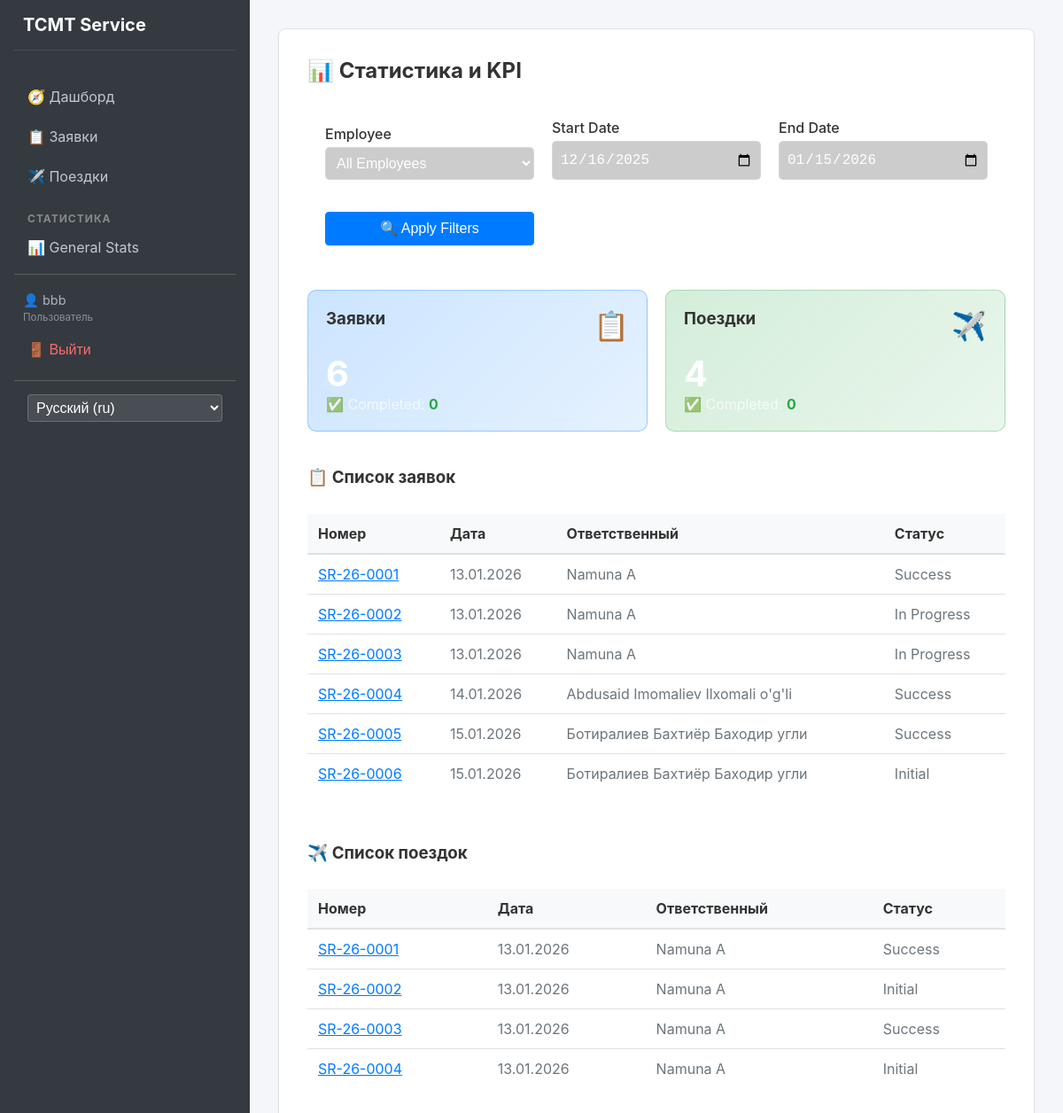
Screenshot of /stats/ (signed in) with the database file from the repository.
### apps/users/models.py (models this page shows, shortened)
class User(AbstractUser):
    class Role(models.TextChoices):
        ADMIN = 'admin', 'Администратор'
        MANAGER = 'manager', 'Менеджер'
        USER = 'user', 'Пользователь'
    full_name = models.CharField(max_length=255)
    passport = models.CharField(max_length=20)
    role = models.CharField(
        max_length=20,
        choices=Role.choices,
        default=Role.USER
    )

### apps/requests/models.py (models this page shows, shortened)
class Request(models.Model):
    created_at = models.DateField(default=datetime.date.today)
    responsible = models.ForeignKey(
        settings.AUTH_USER_MODEL,
        on_delete=models.SET_NULL,
        null=True,
        related_name='requests'
    )
    region = models.ForeignKey(Region, on_delete=models.PROTECT)
    institution = models.ForeignKey(Institution, on_delete=models.PROTECT)
    description = models.TextField()
    contact_phone = models.CharField(max_length=20)
    request_number = models.CharField(
        max_length=20,
        unique=True,
        editable=False
    )
    equipment_type = models.ForeignKey(EquipmentType, on_delete=models.PROTECT)
    status = models.ForeignKey(Status, on_delete=models.PROTECT)

### apps/core/models.py (models this page shows, shortened)
class Status(models.Model):
    name = models.CharField(max_length=100)

### apps/trips/models.py (models this page shows, shortened)
class Trip(models.Model):
    created_at = models.DateField(default=datetime.date.today)
    responsible = models.ForeignKey(
        settings.AUTH_USER_MODEL,
        on_delete=models.SET_NULL,
        null=True,
        related_name='trips'
    )
    region = models.ForeignKey(Region, on_delete=models.PROTECT)
    institution = models.ForeignKey(Institution, on_delete=models.PROTECT)
    description = models.TextField()
    contact_phone = models.CharField(max_length=20)
    request_number = models.CharField(max_length=20)
    equipment_type = models.ForeignKey(EquipmentType, on_delete=models.PROTECT)
    status = models.ForeignKey(Status, on_delete=models.PROTECT)
    escort_name = models.CharField(max_length=255)
    escort_phone = models.CharField(max_length=20)
    order_number = models.CharField(
        max_length=50,
        blank=True,
        null=True
    )
    result_info = models.TextField(blank=True, null=True)

### apps/dashboard/views.py (the view)
# urls.py: path('stats/', views.statistics, name='stats'),
@login_required
def statistics(request):
    start_date = request.GET.get('start_date')
    end_date = request.GET.get('end_date')
    user_id = request.GET.get('user_id')
    if not start_date:
        start_date = (datetime.now() - timedelta(days=30)).strftime('%Y-%m-%d')
    if not end_date:
        end_date = datetime.now().strftime('%Y-%m-%d')
    users = User.objects.all()
    req_qs = Request.objects.filter(created_at__range=[start_date, end_date])
    trip_qs = Trip.objects.filter(created_at__range=[start_date, end_date])
    if user_id:
        req_qs = req_qs.filter(responsible_id=user_id)
        trip_qs = trip_qs.filter(responsible_id=user_id)
    done_statuses = ['Выполнено', 'Закрыто', 'Completed', 'Closed']
    req_total = req_qs.count()
    req_done = req_qs.filter(status__name__in=done_statuses).count()
    trip_total = trip_qs.count()
    trip_done = trip_qs.filter(status__name__in=done_statuses).count()
    context = {
        'users': users,
        'start_date': start_date,
        'end_date': end_date,
        'selected_user': int(user_id) if user_id else None,
        'req_total': req_total,
        'req_done': req_done,
        'trip_total': trip_total,
        'trip_done': trip_done,
        'requests': req_qs,
        'trips': trip_qs,
    }
    return render(request, 'dashboard/statistics.html', context)

### templates/dashboard/statistics.html (shortened to what this page needs)
{% extends 'base.html' %}
{% load i18n %}
{% block content %}
<div class="glass-container">
    <h2 style="color: white; margin-bottom: 20px;">📊 {% trans "Statistics & KPI" %}</h2>
    <form method="get"
        style="background: rgba(255,255,255,0.05); padding: 20px; border-radius: 10px; margin-bottom: 30px; display: grid; grid-template-columns: repeat(auto-fit, minmax(200px, 1fr)); gap: 20px; align-items: end;">
        <div>
            <label style="display: block; color: rgba(255,255,255,0.7); margin-bottom: 5px;">{% trans "Employee" %}</label>
            <select name="user_id"
                style="width: 100%; padding: 8px; border-radius: 5px; border: 1px solid rgba(255,255,255,0.2); background: rgba(0,0,0,0.2); color: white;">
                <option value="">{% trans "All Employees" %}</option>
            </select>
        </div>
        <div>
            <label style="display: block; color: rgba(255,255,255,0.7); margin-bottom: 5px;">{% trans "Start Date" %}</label>
            <input type="date" name="start_date" value="{{ start_date }}"
                style="width: 100%; padding: 8px; border-radius: 5px; border: 1px solid rgba(255,255,255,0.2); background: rgba(0,0,0,0.2); color: white;">
        </div>
        <div>
            <label style="display: block; color: rgba(255,255,255,0.7); margin-bottom: 5px;">{% trans "End Date" %}</label>
            <input type="date" name="end_date" value="{{ end_date }}"
                style="width: 100%; padding: 8px; border-radius: 5px; border: 1px solid rgba(255,255,255,0.2); background: rgba(0,0,0,0.2); color: white;">
        </div>
        <div>
            <button type="submit" class="btn-primary" style="width: 100%;">
                🔍 {% trans "Apply Filters" %}
            </button>
        </div>
    </form>
    <div style="display: grid; grid-template-columns: repeat(auto-fit, minmax(250px, 1fr)); gap: 20px;">
        <div
            style="background: linear-gradient(135deg, rgba(0,123,255,0.2), rgba(0,123,255,0.1)); padding: 20px; border-radius: 10px; border: 1px solid rgba(0,123,255,0.3);">
            <div style="display: flex; justify-content: space-between; align-items: start; margin-bottom: 10px;">
                <h3 style="color: white; margin: 0;">{% trans "Requests" %}</h3>
                <span style="font-size: 2rem;">📋</span>
            </div>
            <div style="font-size: 2.5rem; font-weight: bold; color: white;">{{ req_total }}</div>
            <div style="color: rgba(255,255,255,0.7);">
                ✅ {% trans "Completed" %}: <strong style="color: #28a745;">{{ req_done }}</strong>
            </div>
        </div>
        <div
            style="background: linear-gradient(135deg, rgba(40,167,69,0.2), rgba(40,167,69,0.1)); padding: 20px; border-radius: 10px; border: 1px solid rgba(40,167,69,0.3);">
            <div style="display: flex; justify-content: space-between; align-items: start; margin-bottom: 10px;">
                <h3 style="color: white; margin: 0;">{% trans "Trips" %}</h3>
                <span style="font-size: 2rem;">✈️</span>
            </div>
            <div style="font-size: 2.5rem; font-weight: bold; color: white;">{{ trip_total }}</div>
            <div style="color: rgba(255,255,255,0.7);">
                ✅ {% trans "Completed" %}: <strong style="color: #28a745;">{{ trip_done }}</strong>
            </div>
        </div>
    </div>
    <div style="margin-top: 40px; display: grid; grid-template-columns: 1fr; gap: 40px;">
        <div>
            <h3 style="color: white; border-bottom: 1px solid rgba(255,255,255,0.2); padding-bottom: 10px;">📋 {% trans "Requests List" %}</h3>
            <table>
                <thead>
                    <tr>
                        <th>{% trans "Number" %}</th>
                        <th>{% trans "Date" %}</th>
                        <th>{% trans "Responsible" %}</th>
                        <th>{% trans "Status" %}</th>
                    </tr>
                </thead>
                <tbody>
                    {% for req in requests %}
                    <tr>
                        <td>
                            <a href="{% url 'requests:detail' req.pk %}" style="color: white;">
                                {{ req.request_number }}
                            </a>
                        </td>
                        <td>{{ req.created_at|date:"d.m.Y" }}</td>
                        <td>{{ req.responsible.full_name }}</td>
                        <td>{{ req.status.name }}</td>
                    </tr>
                    {% empty %}
                    <tr>
                        <td colspan="4" style="text-align: center; color: rgba(255,255,255,0.5);">{% trans "No requests
                            found" %}</td>
                    </tr>
                    {% endfor %}
                </tbody>
            </table>
        </div>
        <div>
            <h3 style="color: white; border-bottom: 1px solid rgba(255,255,255,0.2); padding-bottom: 10px;">✈️ {% trans "Trips List" %}</h3>
            <table>
                <thead>
                    <tr>
                        <th>{% trans "Number" %}</th>
                        <th>{% trans "Date" %}</th>
                        <th>{% trans "Responsible" %}</th>
                        <th>{% trans "Status" %}</th>
                    </tr>
                </thead>
                <tbody>
                    {% for trip in trips %}
                    <tr>
                        <td>
                            <a href="{% url 'trips:detail' trip.pk %}" style="color: white;">
                                {{ trip.request_number }}
                            </a>
                        </td>
                        <td>{{ trip.created_at|date:"d.m.Y" }}</td>
                        <td>{{ trip.responsible.full_name }}</td>
                        <td>{{ trip.status.name }}</td>
                    </tr>
                    {% empty %}
                    <tr>
                        <td colspan="4" style="text-align: center; color: rgba(255,255,255,0.5);">{% trans "No trips found" %}</td>
                    </tr>
                    {% endfor %}
                </tbody>
            </table>
        </div>
    </div>
</div>
{% endblock %}

### templates/base.html (shortened to what this page needs)
<!DOCTYPE html>
<html lang="ru">
<head>
    {% load static %}
    {% load i18n %}
    <link rel="stylesheet" href="{% static 'css/style.css' %}">
</head>
<body>
    <div class="app-container">
        {% if user.is_authenticated %}
        <aside class="sidebar">
            <h2 style="color: white !important; border-bottom: 1px solid rgba(255,255,255,0.1);">TCMT Service</h2>
            <nav>
                <a href="{% url 'index' %}">🧭 {% trans "Dashboard" %}</a>
                <a href="{% url 'requests:list' %}">📋 {% trans "Requests" %}</a>
                <a href="{% url 'trips:list' %}">✈️ {% trans "Trips" %}</a>
                <div class="menu-divider">{% trans "Statistics" %}</div>
                <a href="{% url 'stats' %}">📊 {% trans "General Stats" %}</a>
                <hr style="border-color: rgba(255,255,255,0.2); margin: 10px 0;">
                <div style="padding: 10px; font-size: 0.9em; color: #adb5bd;">
                    👤 {{ user.username }} <br>
                    <span style="font-size: 0.8em; opacity: 0.7;">{{ user.get_role_display }}</span>
                </div>
                <form action="{% url 'users:logout' %}" method="post" style="padding: 0; margin: 0;">
                    <button type="submit"
                        style="background: none; border: none; color: #ff6b6b; cursor: pointer; padding: 10px 15px; width: 100%; text-align: left; font-size: 1rem;">🚪
                        {% trans "Logout" %}</button>
                </form>
                <hr style="border-color: rgba(255,255,255,0.2); margin: 15px 0;">
                <form action="{% url 'set_language' %}" method="post" style="padding: 0 15px;">
                    <select name="language" onchange="this.form.submit()"
                        style="width: 100%; padding: 5px; background: rgba(255,255,255,0.1); color: white; border: 1px solid rgba(255,255,255,0.2); border-radius: 4px;">
                        {% get_current_language as LANGUAGE_CODE %}
                        {% get_available_languages as LANGUAGES %}
                        {% get_language_info_list for LANGUAGES as languages %}
                        {% for language in languages %}
                        <option value="{{ language.code }}" {% if language.code == LANGUAGE_CODE %} selected{% endif %}>
                            {{ language.name_local }} ({{ language.code }})
                        </option>
                        {% endfor %}
                    </select>
                </form>
            </nav>
        </aside>
        {% endif %}
        <main class="main-content">
            {% block content %}
            {% endblock %}
        </main>
    </div>
</body>
</html>

### static/css/style.css (style rules this page uses)
:root { --bg-body: #f4f6f9; --bg-card: #ffffff; --bg-sidebar: #343a40; --text-primary: #333333; --text-secondary: #6c757d; --text-white: #ffffff; --border-color: #dee2e6; --primary-color: #007bff; --primary-hover: #0056b3; --shadow-sm: 0 1px 2px rgba(0, 0, 0, 0.05); --shadow-md: 0 4px 6px rgba(0, 0, 0, 0.1); }
body { margin: 0; font-family: -apple-system, BlinkMacSystemFont, "Segoe UI", Roboto, "Helvetica Neue", Arial, sans-serif; background-color: var(--bg-body); color: var(--text-primary); min-height: 100vh; }
.app-container { display: flex; min-height: 100vh; }
.sidebar { width: 250px; background-color: var(--bg-sidebar); color: var(--text-white); display: flex; flex-direction: column; padding: 1rem; }
.sidebar h2 { font-size: 1.25rem; margin-bottom: 2rem; padding-left: 10px; border-bottom: 1px solid rgba(255, 255, 255, 0.1); padding-bottom: 1rem; }
.sidebar nav a { display: block; color: #c2c7d0; text-decoration: none; padding: 10px 15px; margin-bottom: 5px; border-radius: 4px; transition: all 0.2s; }
.menu-divider { padding: 15px 15px 5px; font-size: 0.75rem; text-transform: uppercase; letter-spacing: 1px; color: rgba(255, 255, 255, 0.4); font-weight: bold; }
.main-content { flex: 1; padding: 2rem; overflow-y: auto; }
.glass-container { background: var(--bg-card); border-radius: 8px; box-shadow: var(--shadow-sm); border: 1px solid var(--border-color); padding: 2rem; backdrop-filter: none; -webkit-backdrop-filter: none; }
label { display: block; margin-bottom: 0.5rem; font-weight: 500; color: var(--text-primary) !important; }
input, select, textarea { width: 100%; padding: 0.375rem 0.75rem; font-size: 1rem; line-height: 1.5; color: #495057; background-color: #fff; background-clip: padding-box; border: 1px solid #ced4da; border-radius: 0.25rem; transition: border-color .15s ease-in-out, box-shadow .15s ease-in-out; box-sizing: border-box; margin-bottom: 1rem; }
button.btn-primary, .btn-primary { display: inline-block; font-weight: 400; text-align: center; vertical-align: middle; cursor: pointer; background-color: var(--primary-color); border: 1px solid var(--primary-color); padding: 0.375rem 0.75rem; font-size: 1rem; line-height: 1.5; border-radius: 0.25rem; color: #fff !important; transition: color .15s ease-in-out, background-color .15s ease-in-out; text-decoration: none; }
table { width: 100%; border-collapse: collapse; background-color: #fff; margin-bottom: 1rem; }
th { background-color: #f8f9fa; color: var(--text-primary); border-bottom: 2px solid var(--border-color); padding: 0.75rem; text-align: left; }
td { padding: 0.75rem; vertical-align: top; border-top: 1px solid var(--border-color); color: var(--text-secondary); }
table a { color: var(--primary-color) !important; }
h1, h2, h3, h4 { margin-top: 0; color: var(--text-primary) !important; }
hr { border: 0; border-top: 1px solid var(--border-color); }

### rows the page displays
User: username "bbb", role "Пользователь"
Request: request_number "SR-26-0001", created_at "13.01.2026", responsible.full_name "Namuna A", status.name "Success"
Request: request_number "SR-26-0002", created_at "13.01.2026", responsible.full_name "Namuna A", status.name "In Progress"
Request: request_number "SR-26-0003", created_at "13.01.2026", responsible.full_name "Namuna A", status.name "In Progress"
Request: request_number "SR-26-0004", created_at "14.01.2026", responsible.full_name "Abdusaid Imomaliev Ilxomali o'g'li", status.name "Success"
Request: request_number "SR-26-0005", created_at "15.01.2026", responsible.full_name "Ботиралиев Бахтиёр Баходир угли", status.name "Success"
Request: request_number "SR-26-0006", created_at "15.01.2026", responsible.full_name "Ботиралиев Бахтиёр Баходир угли", status.name "Initial"
Trip: request_number "SR-26-0001", created_at "13.01.2026", responsible.full_name "Namuna A", status.name "Success"
Trip: request_number "SR-26-0002", created_at "13.01.2026", responsible.full_name "Namuna A", status.name "Initial"
Trip: request_number "SR-26-0003", created_at "13.01.2026", responsible.full_name "Namuna A", status.name "Success"
Trip: request_number "SR-26-0004", created_at "13.01.2026", responsible.full_name "Namuna A", status.name "Initial"

### other values shown
{{ req_total }} "6"
{{ req_done }} "0"
{{ trip_total }} "4"
{{ trip_done }} "0"
form field language "Русский (ru)"
